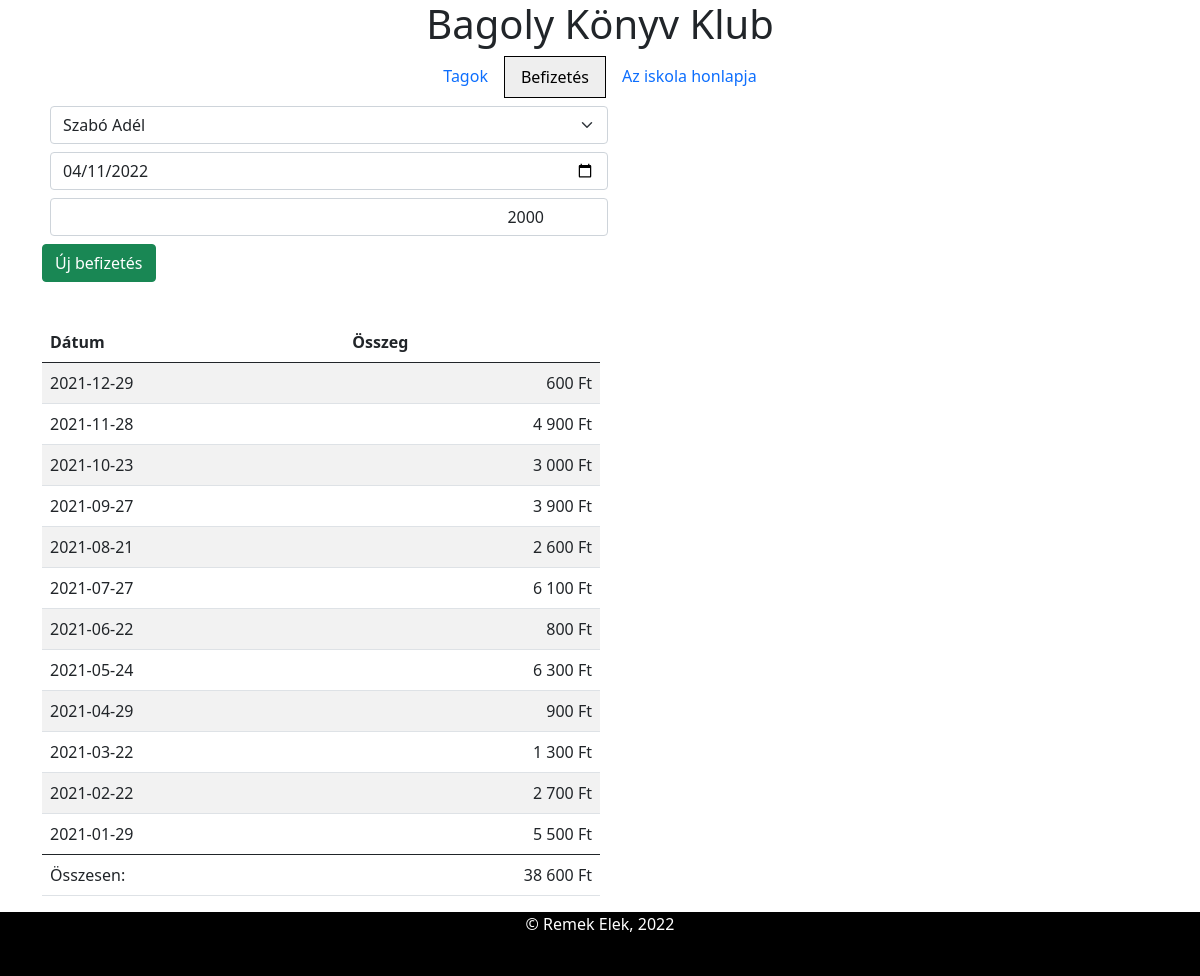
Screenshot of /index.php?menu=befizetes&id=4 with the database file from the repository.
### tables this page shows
CREATE TABLE `befizetes` (
  `id` bigint(20) NOT NULL,
  `datum` date DEFAULT NULL,
  `befizetes` decimal(6,0) DEFAULT NULL,
  KEY `fk_tag` (`id`),
  CONSTRAINT `fk_tag` FOREIGN KEY (`id`) REFERENCES `tagok` (`id`)
);

### web/classes/database.php (the view, shortened to what this page needs)
<?php
class database {
    private $mysqli=null;
    public function __construct($host="localhost", $user="root", $pass="", $db="bookclub") {
        $this->mysqli = new mysqli($host, $user, $pass, $db);
        $this->mysqli->set_charset("utf8");
    }
    public function get_tags_options($id) {
        $sql = "SELECT `id`, `csaladnev`, `utonev` FROM `tagok` WHERE 1";
        $result = $this->mysqli->query($sql);
        $tags = array();
        if ($result->num_rows > 0) {
            while($row = $result->fetch_assoc()) {
                if ($id == null || intval($id) != intval($row['id']) ) {
                    $tags[] = '<option value="'.$row['id'].'">'.$row['csaladnev'].' '.$row['utonev'].'</option>';
                } else {
                    $tags[] = '<option selected="selected" value="'.$row['id'].'">'.$row['csaladnev'].' '.$row['utonev'].'</option>';
                }
            }
        } else {
            echo "0 results";
        }
        return $tags;
    }
    public function get_tag_payments_table($id) {
        $answer = '';
        $sql = "SELECT datum, befizetes FROM befizetes WHERE id = $id ORDER BY datum DESC";
        if($result = $this->mysqli->query($sql)){
            $answer = '<table class="table w-50 table-striped">
            <thead>
                <tr>
                    <th class="col-auto">Dátum</th>
                    <th class="col-auto">Összeg</th>
                </tr>
            </thead>
            <tbody>';
            $sum = 0;
           if($result->num_rows > 0){
                while ($row = $result->fetch_assoc()) {
                    $sum += intval($row['befizetes']);
                    $answer .= '<tr><td>'.$row['datum'].'</td><td class="text-end">'.number_format($row['befizetes'],0,',',' ').' Ft</td></tr>';
                }
            }
            $answer .= '</tbody>
            <tfoot>
                <tr>
                    <td>Összesen:</td>
                    <td class="text-end">'.number_format($sum,0,',',' ').' Ft</td>
                </tr>
            </tfoot>
        </table>';
            } else {
                $answer = '<tr><td colspan=2>Nincs befizetése!</td></tr>';
            }
            return $answer;
    }
}

### web/css/bookclub_base.css (style rules this page uses)
html, body { height: 100%; }

### rows the page displays
befizetes: datum "2021-12-29", befizetes "600"
befizetes: datum "2021-11-28", befizetes "4 900"
befizetes: datum "2021-10-23", befizetes "3 000"
befizetes: datum "2021-09-27", befizetes "3 900"
befizetes: datum "2021-08-21", befizetes "2 600"
befizetes: datum "2021-07-27", befizetes "6 100"
befizetes: datum "2021-06-22", befizetes "800"
befizetes: datum "2021-05-24", befizetes "6 300"
befizetes: datum "2021-04-29", befizetes "900"
befizetes: datum "2021-03-22", befizetes "1 300"
befizetes: datum "2021-02-22", befizetes "2 700"
befizetes: datum "2021-01-29", befizetes "5 500"

### other values shown
$sum "38 600"
form field tagid "Szabó Adél"
